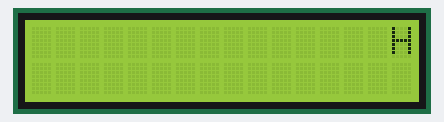
Bench run of a sketch on a simulated Arduino Uno, built with avr-gcc and run on an emulated ATmega328P. Shown: 16×2 character LCD.

Above: at 0.24 s.
At 1.29 s:
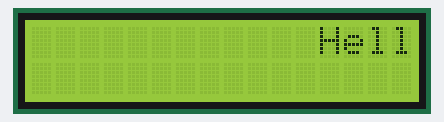
At 2.69 s:
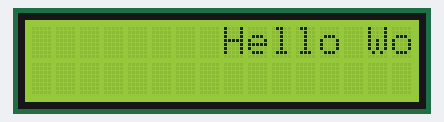
At 5.14 s:
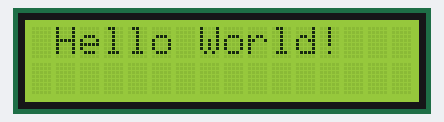
At 7.59 s:
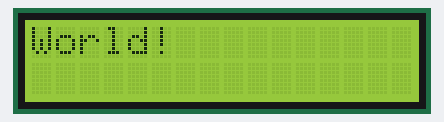
At 10.04 s:
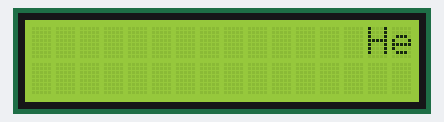

Measured:
- by itself, everything shown: repeats every 9.5 s, in 27 steps

The sketch:

hello_world.ino
```cpp
#include <LiquidCrystal.h>

LiquidCrystal Icd(12,10,2,3,4,5);

void setup() {
  Icd.begin(16,2);
  while(1){
    Icd.home();
    Icd.setCursor(16,0);
    Icd.print("Hello World!");
    for(int i=0; i<27; i++){
      Icd.scrollDisplayLeft();
      delay(350);
      }
  }
}

void loop() {}
```
